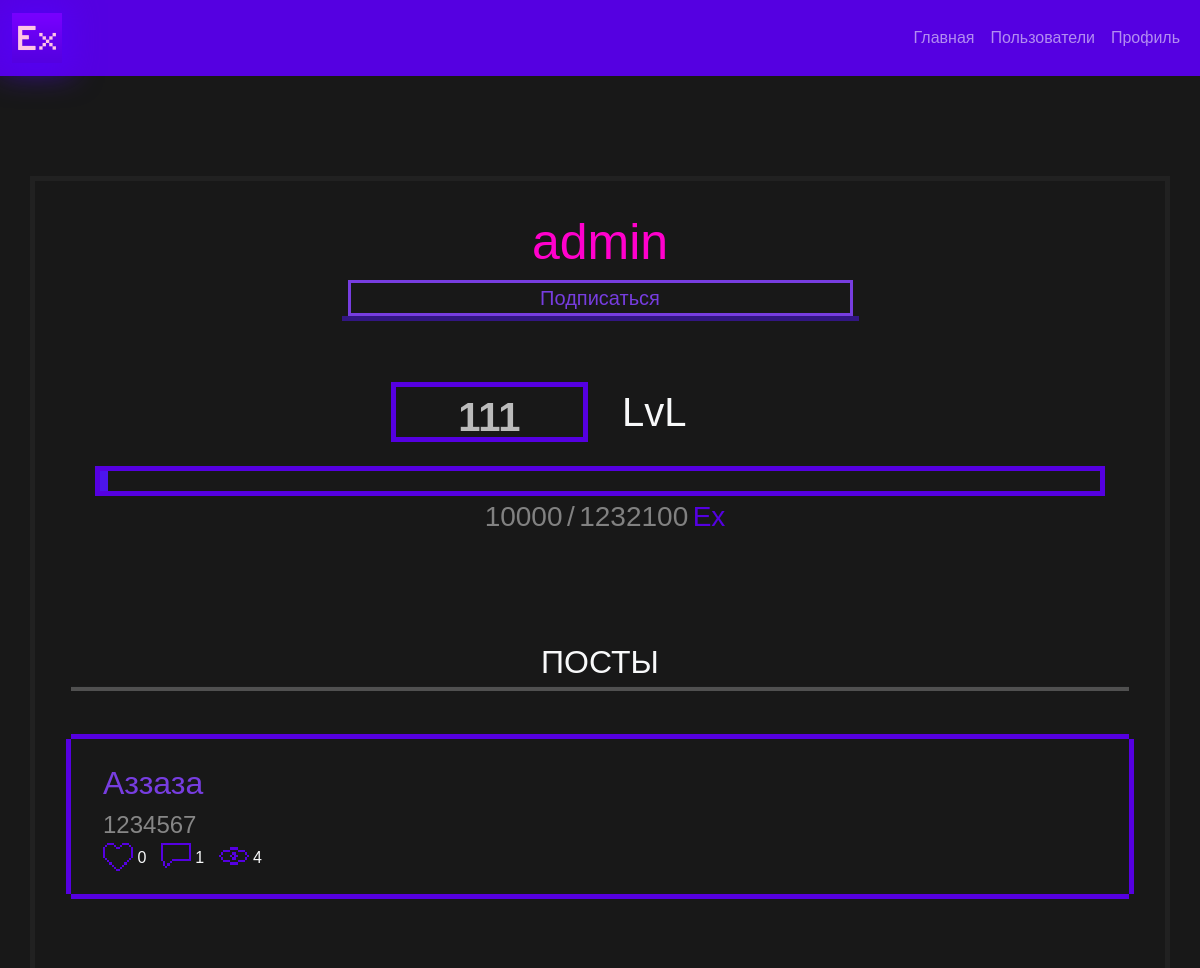
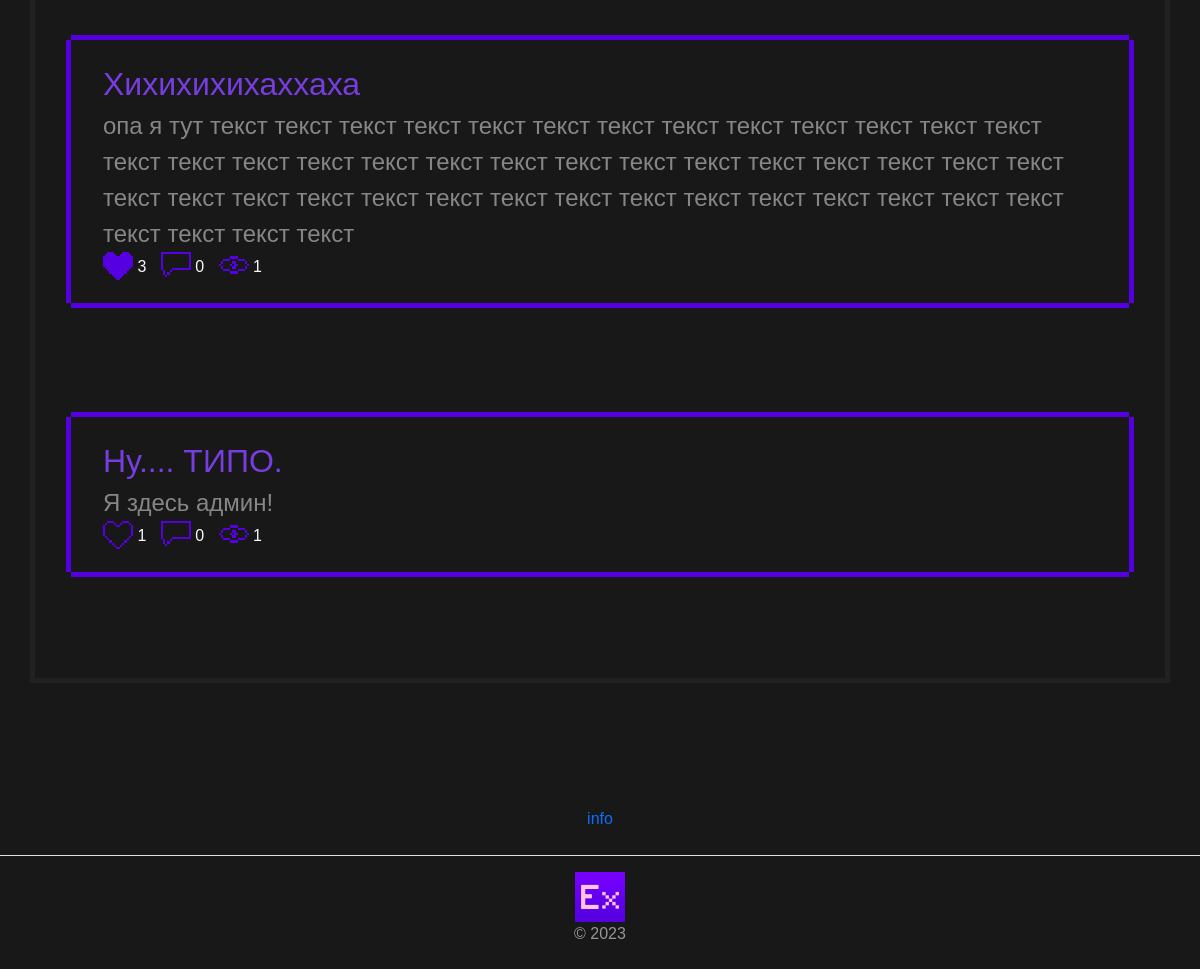
The app's page /user/admin (signed in) with its own data (2 pictures, top to bottom).
### app/models.py (models this page shows, shortened)
class User(db.Model, UserMixin):
    __tablename__ = 'users'
    id = db.Column(db.Integer, primary_key=True)
    username = db.Column(db.String(255), unique=True)
    password = db.Column(db.String(255))
    level = db.Column(db.Integer(), default=1)
    exp = db.Column(db.Integer(), default=0)
    active = db.Column(db.Boolean())
    roles = db.relationship('Role', secondary='user_roles')
    def is_following(self, user):
        return Subscription.query.filter_by(follower=self, followed=user).first() is not None

class Post(db.Model):
    __tablename__ = 'posts'
    id = db.Column(db.Integer, primary_key=True)
    title = db.Column(db.String(255))
    content = db.Column(db.Text)
    pub_date = db.Column(db.DateTime, default=datetime.utcnow)
    user_id = db.Column(db.Integer, db.ForeignKey('users.id'))
    views = db.Column(db.Integer, default=0)
    user = db.relationship('User', backref=db.backref('posts', lazy='dynamic'))

### app/routes.py (the view)
@app.route('/user/<string:username>')
@login_required
def get_user(username):
    user = User.query.filter_by(username=username).first()
    posts = Post.query.filter_by(user_id=user.id).order_by(Post.id.desc()).all()
    likes = {}
    for post in posts:
        liked_by_user = False
        print(Like.query.filter_by(user_id=current_user.id, post_id=post.id).first())
        if Like.query.filter_by(user_id=current_user.id, post_id=post.id).first():
            liked_by_user = True
        likes[post.id] = {
            'count': get_post_likes(post.id),
            'liked_by_user': liked_by_user,
            'comm_count': get_post_comm_count(post.id),
        }
    return render_template('user_profile.html', User=user, Posts=posts, Likes=likes)

### app/routes.py (called while the page is built)
def get_post_likes(post_id):
    try:
        post_likes = Like.query.filter_by(post_id=post_id).count()
        return post_likes
    except Exception as e:
        return -1

def get_post_comm_count(post_id):
    try:
        comm = Comment.query.filter_by(post_id=post_id).count()
        return comm
    except Exception as e:
        return -1

### app/templates/user_profile.html (shortened to what this page needs)
{% extends "base.html" %}
{% block content %}
<div class="container">
    <div class="row d-flex justify-content-center" style="border: #212121 solid 5px; padding: 2vw 3vw">
        <div class="row">
            <div class="col-12 text-center justify-content-center">
                {% if User.username == current_user.username %}
                <p class="title ex-txt" style="color: #ff00cc; font-size: 50px; word-wrap: break-word">{{ User.username }} (Вы)</p>
                {% else %}
                <span class="title ex-txt" style="color: #ff00cc; font-size: 50px; word-wrap: break-word">{{ User.username }}</span>
                {% if current_user.is_following(User) %}
                <a class="nav-link def-link" href="{{ url_for('unfollow', username=User.username) }}">
                    <div class="a-link fs-5" style="width: 50%; margin-left: auto; margin-right: auto">
                        Отписаться
                    </div>
                </a>
                {% else %}
                <a class="nav-link def-link" href="{{ url_for('follow', username=User.username) }}">
                    <div class="a-link fs-5 col-12" style="width: 50%; margin-left: auto; margin-right: auto">
                        Подписаться
                    </div>
                </a>
                {% endif %}
                {% endif %}
            </div>
            <hr class="def-hr" style="width: 50%; margin-left: auto; margin-right: auto; background: #4c15ec;
            border-color: #4c15ec; opacity: 50%">
            <div class="col-12 text-center">
                <div class="row">
                <div class="col-6">
                    <b class="fs-1" id="lvl" style="color: #bbbbbb; float: right; padding: 0 0 20px 0; width: 40%;">
                        {{ User.level }}
                    </b>
                </div>
                <div class="col-6">
                <span class="text-light fs-1" style="margin-left: 10px; float: left">
                    LvL
                </span>
                </div>
                    </div>
            </div>
            <div class="col-12 mt-4 text-center">
                <div class="bar-border" style="height: 30px; width: 100%">
                    <div class="bar" id="expValue{{ User.id }}bar" style="width: {{User.exp/(100*(User.level**2))*100 }}%"></div>
                </div>
                <span class="fs-3" id="expValue{{ User.id }}" style="color: #818181; margin-left: 10px">{{ User.exp }}</span>
                <span class="fs-3" style="color: #818181">/</span>
                <span class="fs-3" id="endExp" style="color: #818181">{{ (100*(User.level**2)) }}</span>
                <span class="fs-3 ex-txt" id="ex_end"> Ex</span>
            </div>
        </div>
        {% if User.username == current_user.username %}
        <a class="nav-link text-center" style="justify-content: flex-end;" href="{{ url_for('add_post') }}">
            <div class="a-link">
                <span class="fs-1">+ ПОСТ</span>
            </div>
        </a>
        {% else %}
        <span class="fs-2 text-center text-light">
            ПОСТЫ
        </span>
        {% endif %}
        <hr class="def-hr">
        {% for post in Posts %}
        <div class="row post-list">
            <div class="col-12">
                <span class="ex-title fs-2">{{ post.title }}</span><br>
                <span class="ex-post-txt fs-4">{{ post.content }}</span><br>
            </div>
            <div class="row">
                <div class="col-12">
                    <img id="like_img_{{ post.id }}" class="post_bot"
                         src="{{ url_for('static', filename='imgs/fill-like.png') if Likes[post.id]['liked_by_user'] else url_for('static', filename='imgs/like.png') }}"
                         alt="like" width="30px"
                         style="image-rendering: pixelated;" onclick="likePost({{ post.id }})">
                    <span id="likes_{{ post.id }}" class="text-light">{{ Likes[post.id]['count'] }}</span>
                    <a href="{{ url_for('get_comments', post_id=post.id) }}" style="text-decoration: none"> <img
                            class="post_bot" src="{{ url_for('static', filename='imgs/comment.png') }}" alt="comm"
                            width="30px" height="32px"
                            style="image-rendering: pixelated; margin-top: -2px; margin-left: 10px;">
                    </a>
                    <span class="text-light">{{ Likes[post.id]['comm_count'] }}</span>
                    <img class="post" data-post-id="{{ post.id }}" src="{{ url_for('static', filename='imgs/Views.png') }}" alt="views"
                         width="30px" height="32px"
                         style="image-rendering: pixelated; margin-top: -5px; margin-left: 10px;">
                         <span class="text-light">{{ post.views }}</span>
                </div>
            </div>
        </div>
        {% endfor %}
    </div>
</div>
{% endblock %}

### app/static/css/style.css (style rules this page uses)
html { cursor: url("../imgs/cursor.png"), auto; }
a, a:focus { cursor: url("../imgs/cursor.png"), auto; }
.ex-txt { color: #5500e1; }
.ex-title { color: #773de0; }
.ex-post-txt { color: #868686; }
.a-link { border: #773de0 solid 3px; color: #773de0; transition: .5s; }
.post_bot { transition: .5s; border-bottom: 3px solid transparent; }
body { background: #181818; font-family: 'monocraft', sans-serif; }
.bar { height: 20px; background: #4c15ec; transition: width 0.3s; }
.post-list { padding: 20px 20px; margin: 2em auto; box-shadow: -5px 0 0 0 #5500e1, 5px 0 0 0 #5500e1, 0 -5px 0 0 #5500e1, 0 5px 0 0 #5500e1; transition: .5s; }
.bar-border { border: solid #5500e1 5px; }
.def-hr { height: 5px; background: whitesmoke; }
#lvl { border: solid #5500e1 5px; width: 60px; height: 60px; text-align: center; vertical-align: center; padding: 5px 10px; }

### records on screen
User: username "admin", level "111", exp "10000", (100*(User.level**2)) "1232100"
Post: title "Аззаза", content "1234567", Likes "0", Likes "1", views "4"
Post: title "Хихихихихаххаха", content "опа я тут текст текст текст текст текст текст текст текст текст текст текст текст текст текст текст текст текст текст текст текст текст текст текст текст текст текст текст текст текст текст текст текст текст текст текст текст текст текст текст текст текст текст текст текст текст текст текст", shows a picture, Likes "3", Likes "0", views "1"
Post: title "Ну.... ТИПО.", content "Я здесь админ!", id "1", Likes "0", views "1"
